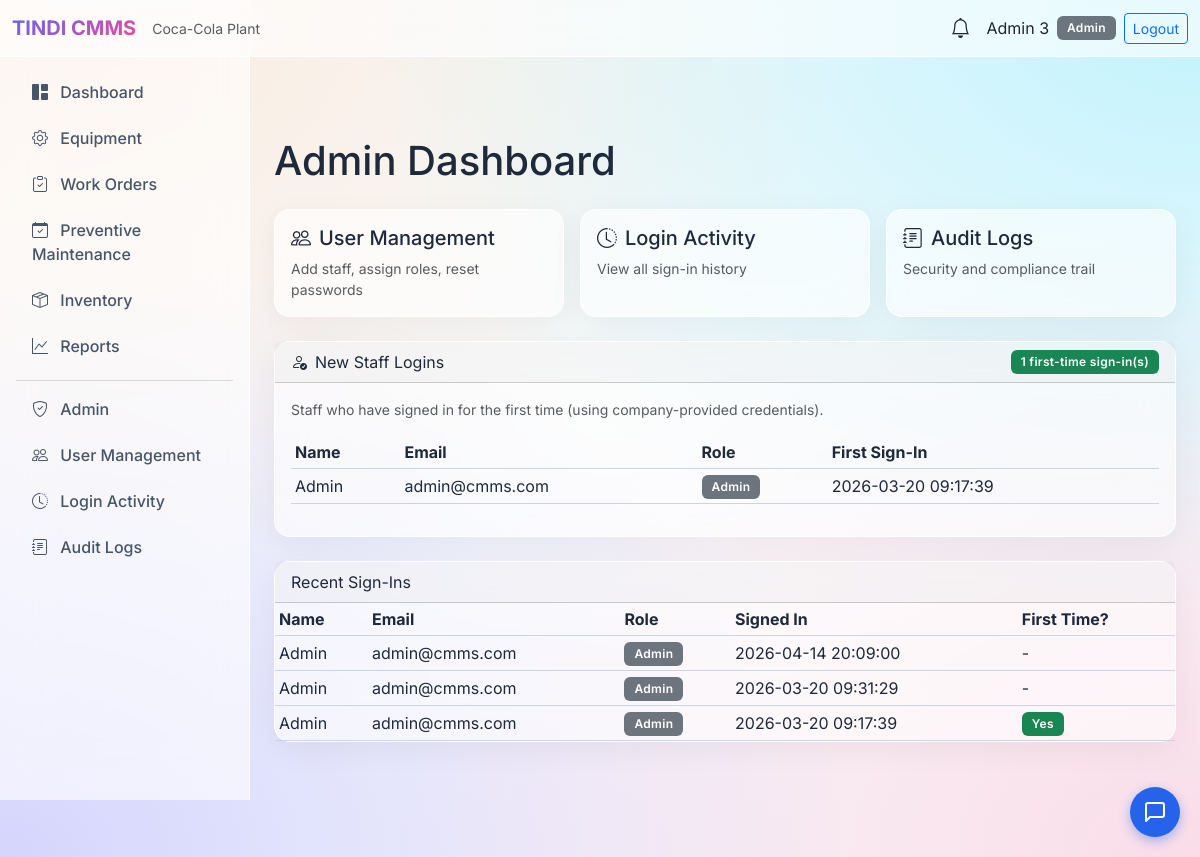
Page /admin (signed in) on the earlier database version.
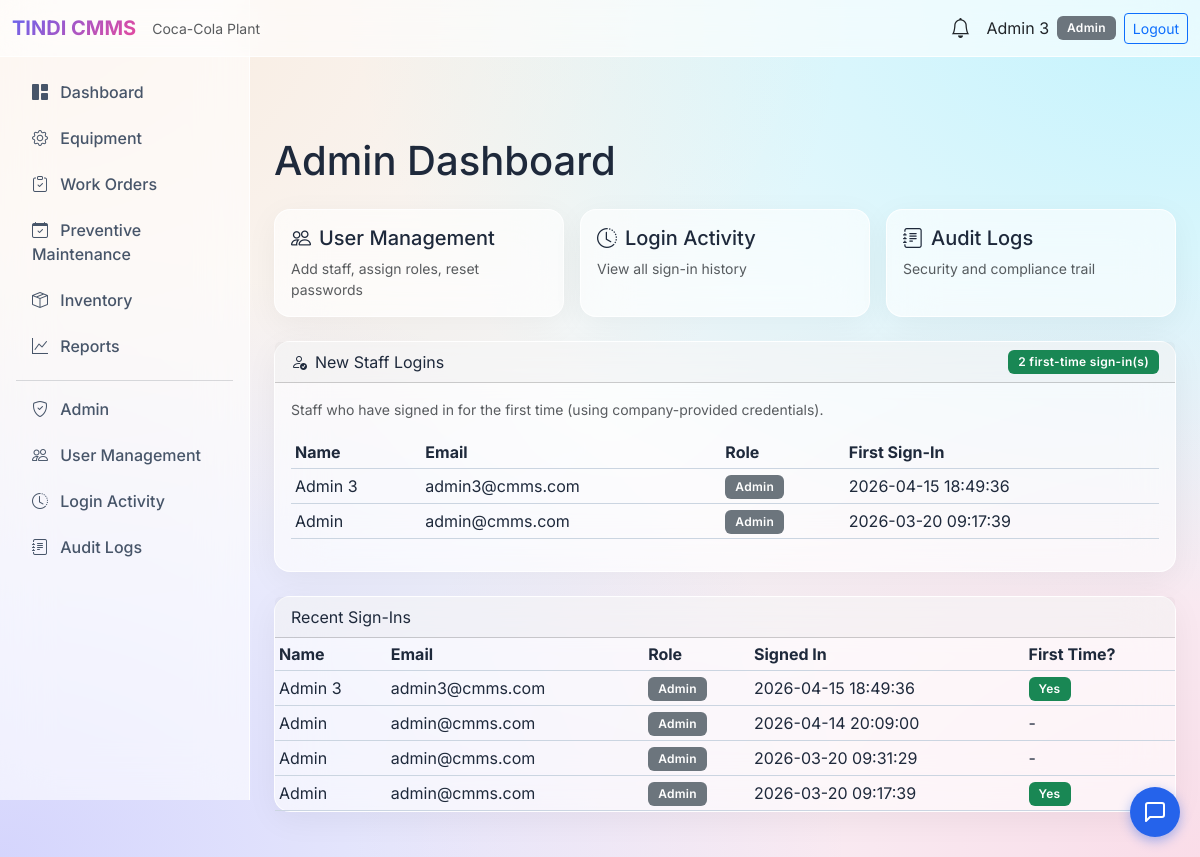
Same page on the later database version.
### tables this page shows
CREATE TABLE login_activity (
    id INTEGER PRIMARY KEY AUTOINCREMENT,
    user_id INTEGER NOT NULL,
    login_at TIMESTAMP DEFAULT CURRENT_TIMESTAMP,
    ip_address TEXT,
    is_first_login INTEGER DEFAULT 1,
    FOREIGN KEY (user_id) REFERENCES users(id) ON DELETE CASCADE
);

CREATE TABLE users (
    id INTEGER PRIMARY KEY AUTOINCREMENT,
    name TEXT NOT NULL,
    email TEXT UNIQUE NOT NULL,
    password_hash TEXT NOT NULL,
    role TEXT NOT NULL CHECK(role IN ('Admin', 'Maintenance Manager', 'Technician', 'Store Manager')),
    is_active INTEGER DEFAULT 1,
    created_at TIMESTAMP DEFAULT CURRENT_TIMESTAMP,
    updated_at TIMESTAMP DEFAULT CURRENT_TIMESTAMP
, last_login TIMESTAMP, password TEXT);

### app/routes/admin_routes.py (the view)
@admin_bp.route('/admin')
@login_required
@role_required('Admin')
def dashboard():
    recent = get_recent_logins(limit=30)
    new_logins = [r for r in recent if r.get('is_first_login')]
    return render_template('admin/dashboard.html', recent_logins=recent, new_logins=new_logins)

### app/models/login_activity.py (called while the page is built, shortened)
def get_recent_logins(limit=50, first_time_only=False):
    return execute_query(
        """SELECT la.*, u.name, u.email, u.role FROM login_activity la
           JOIN users u ON la.user_id = u.id
           ORDER BY la.login_at DESC LIMIT ?""",
        (limit,), fetch_all=True
    )

### app/models/notification.py (called while the page is built)
def get_unread(user_id):
    return execute_query(
        "SELECT * FROM notifications WHERE user_id = ? AND is_read = 0 ORDER BY created_at DESC",
        (user_id,), fetch_all=True
    )

### app/models/user.py (called while the page is built)
def get_by_id(user_id):
    return execute_query(
        "SELECT id, name, email, role, is_active FROM users WHERE id = ?",
        (user_id,), fetch_one=True
    )

### app/routes/auth_routes.py (called while the page is built)
def login_required(f):
    @wraps(f)
    def decorated(*args, **kwargs):
        if 'user_id' not in session:
            flash('Please log in to access this page.', 'warning')
            return redirect(url_for('auth.login'))
        return f(*args, **kwargs)
    return decorated

### database/db.py (called while the page is built)
def get_connection():
    conn = sqlite3.connect(DATABASE)
    conn.row_factory = sqlite3.Row
    conn.execute("PRAGMA foreign_keys = ON")
    return conn

### templates/admin/dashboard.html (shortened to what this page needs)
{% extends "base.html" %}
{% block content %}
<h1 class="mb-4">Admin Dashboard</h1>
<div class="row g-3 mb-4">
    <div class="col-md-4">
        <a href="{{ url_for('admin.users') }}" class="text-decoration-none">
            <div class="card h-100 hover-shadow">
                <div class="card-body">
                    <h5><i class="bi bi-people me-2"></i>User Management</h5>
                    <p class="text-muted mb-0 small">Add staff, assign roles, reset passwords</p>
                </div>
            </div>
        </a>
    </div>
    <div class="col-md-4">
        <a href="{{ url_for('admin.login_activity') }}" class="text-decoration-none">
            <div class="card h-100 hover-shadow">
                <div class="card-body">
                    <h5><i class="bi bi-clock-history me-2"></i>Login Activity</h5>
                    <p class="text-muted mb-0 small">View all sign-in history</p>
                </div>
            </div>
        </a>
    </div>
    <div class="col-md-4">
        <a href="{{ url_for('audit.audit_logs') }}" class="text-decoration-none">
            <div class="card h-100 hover-shadow">
                <div class="card-body">
                    <h5><i class="bi bi-journal-text me-2"></i>Audit Logs</h5>
                    <p class="text-muted mb-0 small">Security and compliance trail</p>
                </div>
            </div>
        </a>
    </div>
</div>
<div class="card mb-4">
    <div class="card-header d-flex justify-content-between align-items-center">
        <span><i class="bi bi-person-check me-2"></i>New Staff Logins</span>
        <span class="badge bg-success">{{ new_logins|length }} first-time sign-in(s)</span>
    </div>
    <div class="card-body">
        <p class="text-muted small">Staff who have signed in for the first time (using company-provided credentials).</p>
        {% if new_logins %}
        <div class="table-responsive">
            <table class="table table-dark table-sm">
                <thead>
                    <tr>
                        <th>Name</th>
                        <th>Email</th>
                        <th>Role</th>
                        <th>First Sign-In</th>
                    </tr>
                </thead>
                <tbody>
                    {% for l in new_logins[:20] %}
                    <tr>
                        <td>{{ l.name }}</td>
                        <td>{{ l.email }}</td>
                        <td><span class="badge bg-secondary">{{ l.role }}</span></td>
                        <td>{{ l.login_at }}</td>
                    </tr>
                    {% endfor %}
                </tbody>
            </table>
        </div>
        {% else %}
        <p class="mb-0 text-muted">No first-time logins yet.</p>
        {% endif %}
    </div>
</div>
<div class="card">
    <div class="card-header">Recent Sign-Ins</div>
    <div class="table-responsive">
        <table class="table table-dark table-sm mb-0">
            <thead>
                <tr>
                    <th>Name</th>
                    <th>Email</th>
                    <th>Role</th>
                    <th>Signed In</th>
                    <th>First Time?</th>
                </tr>
            </thead>
            <tbody>
                {% for l in recent_logins[:15] %}
                <tr>
                    <td>{{ l.name }}</td>
                    <td>{{ l.email }}</td>
                    <td><span class="badge bg-secondary">{{ l.role }}</span></td>
                    <td>{{ l.login_at }}</td>
                    <td>{% if l.is_first_login %}<span class="badge bg-success">Yes</span>{% else %}-{% endif %}</td>
                </tr>
                {% else %}
                <tr><td colspan="5" class="text-muted">No login activity yet.</td></tr>
                {% endfor %}
            </tbody>
        </table>
    </div>
</div>
{% endblock %}

Differences in the rows shown:
added login_activity: name "Admin 3", email "admin3@cmms.com", role "Admin", login_at "2026-04-15 18:49:36", is_first_login "Yes"
Other differences:
{{ new_logins|length }}: "1" → "2"
